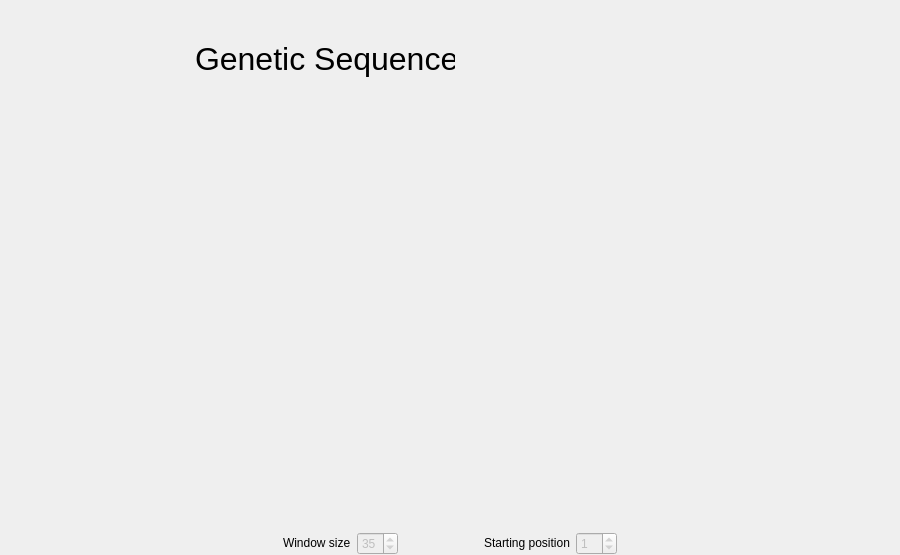
             <widget class="QWidget" name="GenTab3">
              <attribute name="title">
               <string>Sequence Alignment</string>
              </attribute>
              <layout class="QVBoxLayout" name="verticalLayout_19" stretch="0,4,0">
               <property name="spacing">
                <number>6</number>
               </property>
               <property name="leftMargin">
                <number>0</number>
               </property>
               <property name="topMargin">
                <number>0</number>
               </property>
               <property name="rightMargin">
                <number>0</number>
               </property>
               <property name="bottomMargin">
                <number>0</number>
               </property>
               <item>
                <widget class="QWidget" name="horizontalWidget_2" native="true">
                 <property name="sizePolicy">
                  <sizepolicy hsizetype="Expanding" vsizetype="Expanding">
                   <horstretch>0</horstretch>
                   <verstretch>0</verstretch>
                  </sizepolicy>
                 </property>
                 <property name="maximumSize">
                  <size>
                   <width>16777215</width>
                   <height>250</height>
                  </size>
                 </property>
                 <layout class="QHBoxLayout" name="horizontalLayout_6" stretch="0,0,0,0,2,0,0">
                  <property name="spacing">
                   <number>30</number>
                  </property>
                  <property name="leftMargin">
                   <number>20</number>
                  </property>
                  <property name="topMargin">
                   <number>20</number>
                  </property>
                  <property name="rightMargin">
                   <number>10</number>
                  </property>
                  <property name="bottomMargin">
                   <number>20</number>
                  </property>
                  <item>
                   <spacer name="horizontalSpacer_15">
                    <property name="orientation">
                     <enum>Qt::Orientation::Horizontal</enum>
                    </property>
                    <property name="sizeType">
                     <enum>QSizePolicy::Policy::Fixed</enum>
                    </property>
                    <property name="sizeHint" stdset="0">
                     <size>
                      <width>20</width>
                      <height>20</height>
                     </size>
                    </property>
                   </spacer>
                  </item>
                  <item>
                   <widget class="QPushButton" name="StartSequenceAlignmentButton">
                    <property name="sizePolicy">
                     <sizepolicy hsizetype="Minimum" vsizetype="Minimum">
                      <horstretch>0</horstretch>
                      <verstretch>0</verstretch>
                     </sizepolicy>
                    </property>
                    <property name="minimumSize">
                     <size>
                      <width>80</width>
                      <height>80</height>
                     </size>
                    </property>
                    <property name="maximumSize">
                     <size>
                      <width>80</width>
                      <height>80</height>
                     </size>
                    </property>
                    <property name="font">
                     <font>
                      <bold>true</bold>
                      <kerning>true</kerning>
                     </font>
                    </property>
                    <property name="styleSheet">
                     <string notr="true">QPushButton {
    border: none;
    background-color: transparent;
    background-image: url(img/disabled/start.svg);
    background-repeat: no-repeat;
    background-position: center;
    min-width: 80px;
    min-height: 80px;
    border-radius: 40px;
}

QPushButton:hover {
    background-color: #7F7F7F;
}

QPushButton:pressed {
    background-color: #3F3F3F;
}
</string>
                    </property>
                    <property name="text">
                     <string/>
                    </property>
                    <property name="iconSize">
                     <size>
                      <width>60</width>
                      <height>90</height>
                     </size>
                    </property>
                    <property name="checkable">
                     <bool>false</bool>
                    </property>
                    <property name="flat">
                     <bool>false</bool>
                    </property>
                   </widget>
                  </item>
                  <item>
                   <spacer name="horizontalSpacer_26">
                    <property name="orientation">
                     <enum>Qt::Orientation::Horizontal</enum>
                    </property>
                    <property name="sizeHint" stdset="0">
                     <size>
                      <width>45</width>
                      <height>20</height>
                     </size>
                    </property>
                   </spacer>
                  </item>
                  <item>
                   <widget class="QLabel" name="label_9">
                    <property name="maximumSize">
                     <size>
                      <width>260</width>
                      <height>16777215</height>
                     </size>
                    </property>
                    <property name="text">
                     <string>&lt;html&gt;&lt;head/&gt;&lt;body&gt;&lt;p&gt;&lt;span style=&quot; font-size:24pt;&quot;&gt;Genetic Sequence &lt;/span&gt;&lt;/p&gt;&lt;/body&gt;&lt;/html&gt;</string>
                    </property>
                   </widget>
                  </item>
                  <item>
                   <spacer name="horizontalSpacer_5">
                    <property name="orientation">
                     <enum>Qt::Orientation::Horizontal</enum>
                    </property>
                    <property name="sizeHint" stdset="0">
                     <size>
                      <width>40</width>
                      <height>20</height>
                     </size>
                    </property>
                   </spacer>
                  </item>
                  <item>
                   <widget class="QPushButton" name="geneticSettingsButton">
                    <property name="sizePolicy">
                     <sizepolicy hsizetype="Minimum" vsizetype="Minimum">
                      <horstretch>0</horstretch>
                      <verstretch>0</verstretch>
                     </sizepolicy>
                    </property>
                    <property name="minimumSize">
                     <size>
                      <width>80</width>
                      <height>80</height>
                     </size>
                    </property>
                    <property name="maximumSize">
                     <size>
                      <width>80</width>
                      <height>80</height>
                     </size>
                    </property>
                    <property name="styleSheet">
                     <string notr="true">QPushButton {
    border: none;
    background-color: transparent;
    background-image: url(img/disabled/setbutton.svg);
    background-repeat: no-repeat;
    background-position: center;
    min-width: 80px;
    min-height: 80px;
    border-radius: 40px;
}

QPushButton:hover {
    background-color: #7F7F7F;
}

QPushButton:pressed {
    background-color: #3F3F3F;
}
</string>
                    </property>
                    <property name="text">
                     <string/>
                    </property>
                   </widget>
                  </item>
                  <item>
                   <spacer name="horizontalSpacer_14">
                    <property name="orientation">
                     <enum>Qt::Orientation::Horizontal</enum>
                    </property>
                    <property name="sizeHint" stdset="0">
                     <size>
                      <width>40</width>
                      <height>20</height>
                     </size>
                    </property>
                   </spacer>
                  </item>
                 </layout>
                </widget>
               </item>
               <item>
                <widget class="QLabel" name="seqAlignLabel">
                 <property name="enabled">
                  <bool>true</bool>
                 </property>
                 <property name="sizePolicy">
                  <sizepolicy hsizetype="Expanding" vsizetype="Expanding">
                   <horstretch>0</horstretch>
                   <verstretch>0</verstretch>
                  </sizepolicy>
                 </property>
                 <property name="minimumSize">
                  <size>
                   <width>900</width>
                   <height>400</height>
                  </size>
                 </property>
                 <property name="maximumSize">
                  <size>
                   <width>10000</width>
                   <height>10000</height>
                  </size>
                 </property>
                 <property name="text">
                  <string/>
                 </property>
                 <property name="scaledContents">
                  <bool>true</bool>
                 </property>
                </widget>
               </item>
               <item>
                <layout class="QHBoxLayout" name="horizontalLayout_16">
                 <property name="sizeConstraint">
                  <enum>QLayout::SizeConstraint::SetDefaultConstraint</enum>
                 </property>
                 <property name="rightMargin">
                  <number>0</number>
                 </property>
                 <item>
                  <spacer name="horizontalSpacer_13">
                   <property name="orientation">
                    <enum>Qt::Orientation::Horizontal</enum>
                   </property>
                   <property name="sizeHint" stdset="0">
                    <size>
                     <width>40</width>
                     <height>20</height>
                    </size>
                   </property>
                  </spacer>
                 </item>
                 <item>
                  <widget class="QLabel" name="label_3">
                   <property name="sizePolicy">
                    <sizepolicy hsizetype="Preferred" vsizetype="Maximum">
                     <horstretch>0</horstretch>
                     <verstretch>0</verstretch>
                    </sizepolicy>
                   </property>
                   <property name="text">
                    <string>Window size</string>
                   </property>
                  </widget>
                 </item>
                 <item>
                  <widget class="QSpinBox" name="window_size_spinbox_2">
                   <property name="enabled">
                    <bool>false</bool>
                   </property>
                   <property name="value">
                    <number>35</number>
                   </property>
                  </widget>
                 </item>
                 <item>
                  <spacer name="horizontalSpacer_6">
                   <property name="orientation">
                    <enum>Qt::Orientation::Horizontal</enum>
                   </property>
                   <property name="sizeType">
                    <enum>QSizePolicy::Policy::Fixed</enum>
                   </property>
                   <property name="sizeHint" stdset="0">
                    <size>
                     <width>80</width>
                     <height>20</height>
                    </size>
                   </property>
                  </spacer>
                 </item>
                 <item>
                  <widget class="QLabel" name="label_4">
                   <property name="sizePolicy">
                    <sizepolicy hsizetype="Preferred" vsizetype="Maximum">
                     <horstretch>0</horstretch>
                     <verstretch>0</verstretch>
                    </sizepolicy>
                   </property>
                   <property name="text">
                    <string>Starting position</string>
                   </property>
                  </widget>
                 </item>
                 <item>
                  <widget class="QSpinBox" name="starting_position_spinbox_2">
                   <property name="enabled">
                    <bool>false</bool>
                   </property>
                   <property name="value">
                    <number>1</number>
                   </property>
                  </widget>
                 </item>
                 <item>
                  <spacer name="horizontalSpacer_12">
                   <property name="orientation">
                    <enum>Qt::Orientation::Horizontal</enum>
                   </property>
                   <property name="sizeHint" stdset="0">
                    <size>
                     <width>40</width>
                     <height>20</height>
                    </size>
                   </property>
                  </spacer>
                 </item>
                </layout>
               </item>
              </layout>
             </widget>
